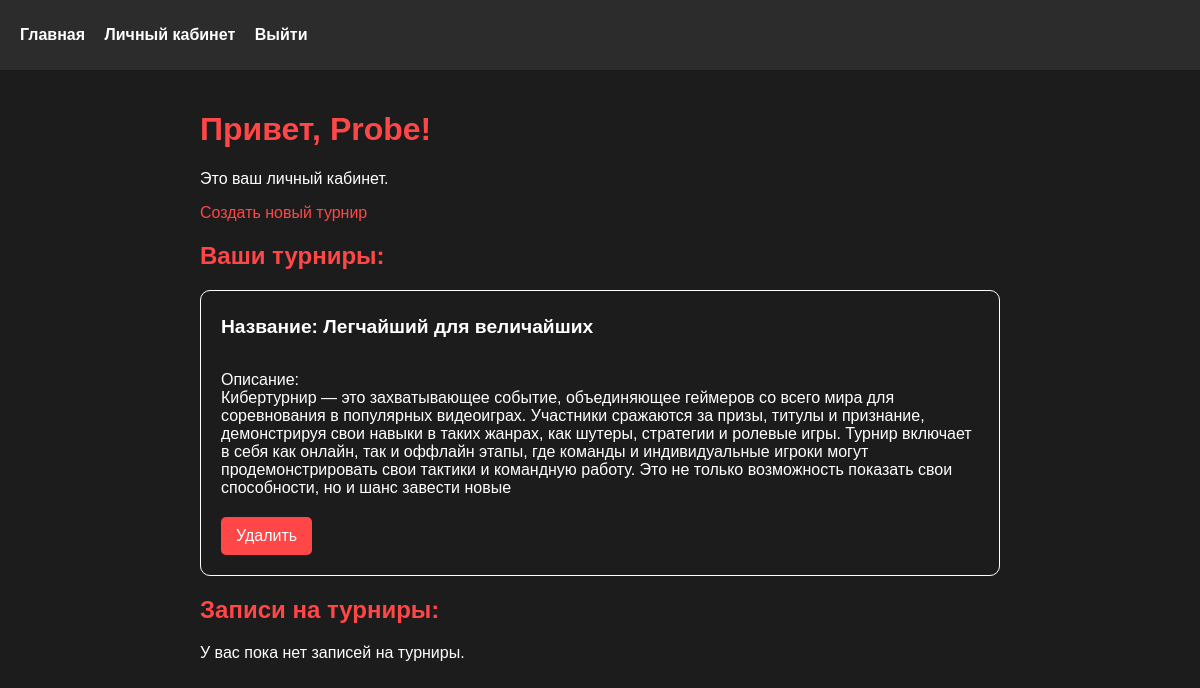
The page /dashboard (signed in) on the database its author committed.
### models/User.py (models this page shows, shortened)
class User(db.Model, UserMixin):
    __tablename__ = 'users'
    id = db.Column(db.String(20), primary_key=True, default=str(uuid4()))
    username = db.Column(db.String(20), unique=True, nullable=False)
    password = db.Column(db.String(50), nullable=False)
    @classmethod
    def get_user_by_id(cls, id):
        return cls.query.filter_by(id=id).first()

### models/Tournament.py (models this page shows, shortened)
class Tournament(db.Model, Base):
    __tablename__ = "tournaments"
    id = db.Column(db.Integer, primary_key=True)
    name = db.Column(db.String(100))
    description = db.Column(db.Text, nullable=True)
    creator_user_id = db.Column("creator_user_id", db.String(20), db.ForeignKey(User.id))
    @classmethod
    def get_tournaments_by_user_id(cls, user_id):
        return cls.query.filter_by(creator_user_id=user_id).all()
    @classmethod
    def get_tournaments(cls):
        return cls.query.all()
    @classmethod
    def get_participant_s_tournaments_by_user_id(cls, user_id):
        is_participant_tournaments = User.query\
            .join(Tournament_participants, Tournament_participants.user_id == User.id)\
            .add_columns(Tournament_participants.tournament_id, User.id)\
            .where(User.id == user_id)\
            .all()\
        is_participant_tournament_ids = map(lambda tour: tour.tournament_id, is_participant_tournaments)
        tournaments = cls.get_tournaments()
        return list(filter(lambda tour: tour.id in is_participant_tournament_ids, tournaments))

### routes/mainRouter.py (the view)
@mainRouter.route('/dashboard')
@login_required
def dashboard():
    tournaments = Tournament.get_tournaments_by_user_id(current_user.id)
    participant_tournaments = Tournament.get_participant_s_tournaments_by_user_id(current_user.id)
    return render_template('pages/dashboard.html',\
        name=current_user.username, tournaments=tournaments,\
        participant_tournaments=participant_tournaments\
    )

### app.py (called while the page is built)
@login_manager.user_loader
def load_user(user_id):
    return User.get_user_by_id(user_id)

### templates/pages/dashboard.html (shortened to what this page needs)
{% extends 'pages/base.html' %}
{% block content %}
<h1>Привет, {{ name }}!</h1>
<p>Это ваш личный кабинет.</p>
<a href="{{ url_for('tournamentRouter.create_tournament') }}">Создать новый турнир</a>
<h2>Ваши турниры:</h2>
<ul>
    {% for tournament in tournaments %}
        <a style='color: white; text-decoration: none' href="{{ url_for('tournamentRouter.tournament', tournament_id=tournament.id) }}">
            <li class="tournament">
                <h5>Название: {{ tournament.name }}</h5><br>
                Описание:<br>{{ tournament.description }}<br>
                <form action="{{ url_for('tournamentRouter.delete_tournament', tournament_id=tournament.id) }}" method="post">
                    <button type="submit">Удалить</button>
                </form>
            </li>
        </a>
    {% else %}
        <p>У вас пока нет созданных турниров.</p>
    {% endfor %}
</ul>
<h2>Записи на турниры:</h2>
<ul>
    {% for tournament in participant_tournaments %}
        <a style='color: white; text-decoration: none' href="{{ url_for('tournamentRouter.tournament', tournament_id=tournament.id) }}">
            <li class="tournament">
                <h5>Название: {{ tournament.name }}</h5><br>
                Описание:<br>{{ tournament.description }}<br>
                <form action="{{ url_for('tournamentRouter.remove_participant', tournament_id=tournament.id) }}" method="post">
                    <button type="submit">Отписаться</button>
                </form>
            </li>
        </a>
    {% else %}
        <p>У вас пока нет записей на турниры.</p>
    {% endfor %}
</ul>
{% endblock %}

### static/style.css (style rules this page uses)
body { background-color: #1c1c1c; color: #fff; font-family: 'Arial', sans-serif; margin: 0; padding: 0; }
h1, h2, h3 { color: #ff4747; }
a { color: #ff4747; text-decoration: none; }
.tournament { display: flex; flex-direction: column; gap: 10px; border: white 1px solid; padding: 20px; border-radius: 10px; }
.tournament h5 { font-size: larger; margin: 5px 0; }
form button[type="submit"] { padding: 10px 15px; background-color: #ff4747; border: none; border-radius: 5px; color: #fff; font-size: 16px; cursor: pointer; }
form { margin-top: 20px; }
ul { list-style-type: none; padding: 0; }
ul li { margin-bottom: 20px; }
ul li form { margin-top: 10px; }
ul li form button { background-color: #ff4747; border: none; padding: 7px 12px; color: white; border-radius: 5px; cursor: pointer; }
button { background-color: #ff4747; color: white; border: none; padding: 10px 15px; border-radius: 5px; cursor: pointer; font-size: 14px; }

### rows shown on the page
User: username "Probe"
Tournament: name "Легчайший для величайших", description "Кибертурнир — это захватывающее событие, объединяющее геймеров со всего мира для соревнования в популярных видеоиграх. Участники сражаются за призы, титулы и признание, демонстрируя свои навыки в таких жанрах, как шутеры, стратегии и ролевые игры. Турнир включает в себя как онлайн, так и оффлайн этапы, где команды и индивидуальные игроки могут продемонстрировать свои тактики и командную работу. Это не только возможность показать свои способности, но и шанс завести новые"
